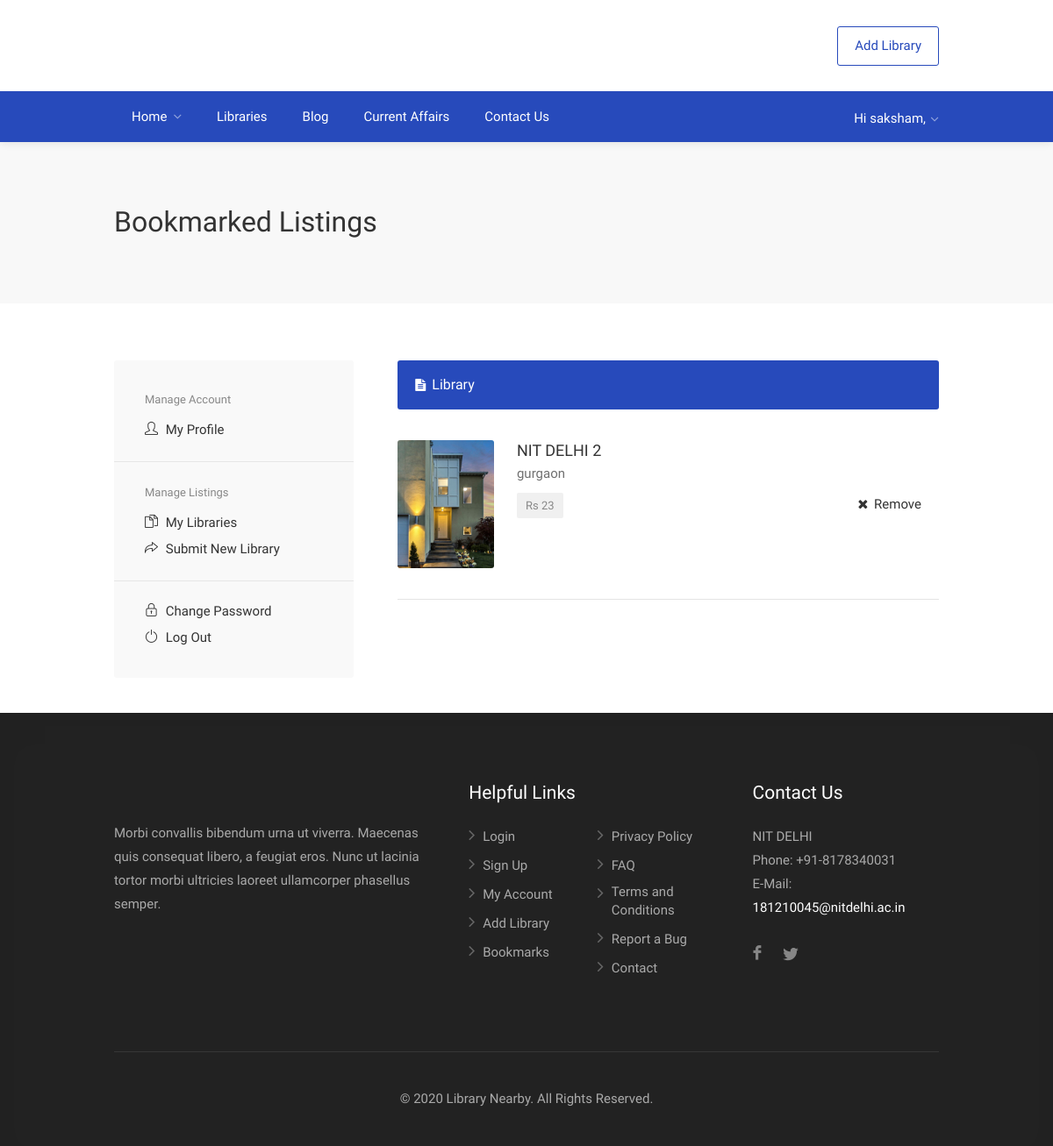
The page /my-bookmarks (signed in) on the database its author committed.
### core/models.py (models this page shows, shortened)
class User(AbstractUser):
    is_student = models.BooleanField(default=True)
    is_owner = models.BooleanField(default=False)

class library(models.Model):
    name = models.CharField(max_length=50)
    owner = models.ForeignKey(User, on_delete=models.CASCADE)
    owner_fname= models.CharField(max_length=50)
    owner_lname= models.CharField(max_length=50)
    email = models.EmailField()
    mobile_no = models.IntegerField()
    addr1 = models.CharField(max_length=50)
    addr2 = models.CharField(max_length=50)
    city = models.CharField(max_length=50)
    pincode = models.IntegerField()
    state = models.CharField(max_length=50)
    longitude = models.FloatField(blank=True, null=True)
    latitude = models.FloatField(blank=True, null=True)
    landline = models.IntegerField(blank=True, null=True)
    ammenities = models.ManyToManyField(ammenities)
    library_description = models.TextField(max_length=500)
    past_record_of_students = models.TextField(max_length=500, blank=True, null=True)
    payment_methods = models.ManyToManyField(payment_methods)
    fb_url = models.CharField(max_length=200, blank=True, null=True)
    insta = models.CharField(max_length=100, blank=True, null=True)
    google_map = models.CharField(max_length=100, blank=True, null=True)
    website = models.CharField(max_length=50, blank=True, null=True)
    main_image = models.ImageField()
    no_of_seats = models.IntegerField()
    opening_days = models.ManyToManyField(weekday)
    opening_time = models.TimeField()
    closing_time = models.TimeField()
    non_refundable_charges = models.IntegerField(blank=True, null=True)
    min_monthly_charges = models.IntegerField()
    min_price_range = models.IntegerField(blank=True, null=True)
    max_price_range = models.IntegerField(blank=True, null=True)
    verified = models.BooleanField(default=False)
    visible = models.BooleanField(default=True)
    views = models.IntegerField(default=0)
    class Meta:
        verbose_name_plural = 'Libraries'

### core/views.py (the view)
# urls.py: path('my-bookmarks', views.BookmarkView, name='bookmarks'),
@login_required
def BookmarkView(request):
    bookmarks = models.bookmark.objects.filter(user=request.user).first()
    context = {
        'bookmark': bookmarks,
    }
    return render(request, 'dashboard/bookmarks.html', context)

### templates/dashboard/bookmarks.html
{% extends 'base.html' %}
{% load static %}
{% block content %}
<div id="titlebar">
	<div class="container">
		<div class="row">
			<div class="col-md-12">
				<h2>Bookmarked Listings</h2>
			</div>
		</div>
	</div>
</div>
<div class="container">
	<div class="row">
		{% include 'dashboard/dashboardsidenav.html' %}
		<div class="col-md-8">
			<table class="manage-table bookmarks-table responsive-table">
				<tr>
					<th><i class="fa fa-file-text"></i> Library</th>
					<th></th>
				</tr>
            {% if bookmark %}
                {% for library in bookmark.libraries.all %}
				<tr>
					<td class="title-container">
						<img src="{{ library.main_image.url }}" alt="">
						<div class="title">
							<h4><a href="{% url 'core:library' library.id %}">{{ library.name }}</a></h4>
							<span>{{ library.city }}</span>
							<span class="table-property-price">Rs {{ library.min_monthly_charges }}</span>
						</div>
					</td>
					<td class="action">
						<a href="{% url 'core:removefrombookmarks' library.id %}" class="delete"><i class="fa fa-remove"></i> Remove</a>
					</td>
				</tr>
                {% endfor %}
            {% else %}
                <tr>
					<td>
							<h4><a href="#">You Haven't Bookmarked any Property !</a></h4>
					</td>
				</tr>
            {% endif %}
			</table>
		</div>
	</div>
</div>
{% endblock content %}

### templates/navbar.html (shortened to what this page needs)
{% load static %}
<div id="wrapper" class="mm-page mm-slideout">
<header id="header-container" class="header-style-2">
	<div id="header" class="">
		<div class="container">
			<div class="left-side">
			</div>
			<div class="right-side">
				<ul class="header-widget">
					<li class="with-btn"><a href="{% url 'core:addlibrary' %}" class="button border">Add Library</a></li>
                </ul>
            </div>
		</div>
		<nav id="navigation" class="style-2">
			<div class="container">
					<ul id="responsive">
						<li><a href="{% url 'core:home' %}" {% if request.resolver_match.view_name == 'core:home' %}class="current"{% endif %}>Home</a>
						</li>
						<li><a href="{% url 'core:libraries' %}" {% if request.resolver_match.view_name == 'core:libraries' %}class="current"{% endif %}>Libraries</a>
						</li>
                                            <li>
                            <a href="{% url 'blog:home' %}" {% if request.resolver_match.view_name == 'blog:home' %}class="current"{% endif %}>Blog</a>
						</li>
                        <li>
                            <a href="{% url 'exams:currentaffairs' %}" {% if request.resolver_match.view_name == 'exams:currentaffairs' %}class="current"{% endif %}>Current Affairs</a>
						</li>
						<li><a href="{% url 'core:contact' %}" {% if request.resolver_match.view_name == 'core:contact' %}class="current"{% endif %}>Contact Us</a>
						</li>
					</ul>
			</div>
		</nav>
		<div class="container">
			<div class="row">
				<div class="user-menu-container">
					<div class="user-menu">
                        {% if request.user.is_authenticated %}
                            <div class="user-name">Hi {{ request.user.username }},</div>
                        {% else %}
                            <a href="{% url 'account_login' %}"><div class="user-name">
                            Sign-in</div></a>
                        {% endif %}
					</div>
				</div>
			</div>
		</div>
	</div>
</header>
</div>

### static_in_venv/css/color.css (style rules this page uses)
.change-photo-btn:hover, table.manage-table th, mark.color { background-color: #274abb; }
.user-menu ul li a:hover, .user-menu.active .user-name:after, .user-menu:hover .user-name:after, .user-menu.active .user-name, .user-menu:hover .user-name, table.manage-table td.action a:hover, table.manage-table .title-container .title h4 a:hover, .my-account-nav li a.current, .my-account-nav li a:hover, #footer .social-icons li a:hover i, #navigation.style-1 .current, #posts-nav li a:hover, #top-bar .social-icons li a:hover i, .agent .social-icons li a:hover i, .agent-contact-details li a:hover, .agent-page .agent-name h4, .footer-links li a:hover, .header-style-2 .header-widget li i, .header-widget .sign-in:hover, .home-slider-desc .read-more i, .info-box, .info-box h4, .listing-title h4 a:hover, .map-box h4 a:hover, .plan-price .value, .plan.featured .listing-badges .featured, .post-content a.read-more, .post-content h3 a:hover, .post-meta li a:hover, .property-pricing, .style-2 .trigger a:hover, .style-2 .trigger.active a, .style-2 .ui-accordion .ui-accordion-header-active, .style-2 .ui-accordion .ui-accordion-header-active:hover, .style-2 .ui-accordion .ui-accordion-header:hover, .tabs-nav li a:hover, .tabs-nav li.active a, .testimonial-author h4, .widget-button:hover, .widget-text h5 a:hover, a, a.button.border, a.button.border.white:hover { color: #274abb }
#navigation.style-2 { background-color: #274abb }
.chosen-container .chosen-results li.highlighted, .chosen-container-multi .chosen-choices li.search-choice, .select-options li:hover, a.button, a.button.border:hover, button.button, input[type=button], input[type=submit] { background-color: #274abb }
a.button.border { border: 1px solid #274abb }

### rows shown on the page
User: user.username "saksham"
library: main_image (picture), name "NIT DELHI 2", city "gurgaon", min_monthly_charges "23"
